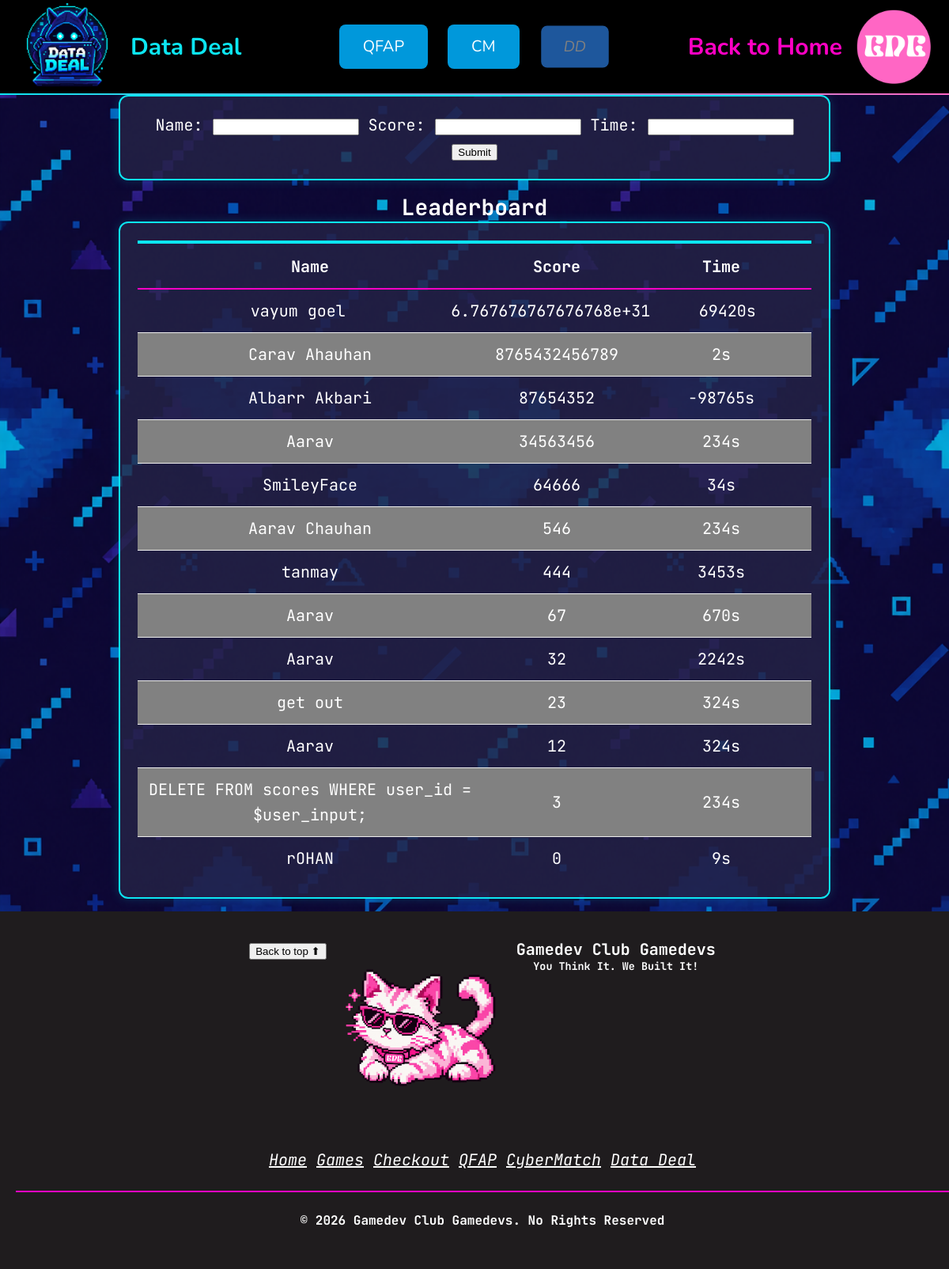
The page / on the database its author committed.
### tables this page shows
CREATE TABLE scores (
                id INTEGER PRIMARY KEY AUTOINCREMENT,
                name TEXT NOT NULL,
                score INTEGER NOT NULL
            , "seconds" TEXT NOT NULL DEFAULT 'no data');

### Scoreboard Sample Project/app.py (the view, shortened to what this page needs)
@app.route('/', methods=['GET', 'POST'])
def leaderboard():
    with sqlite3.connect(DB_NAME) as conn:
        cur = conn.cursor()
        cur.execute('SELECT name, score, seconds FROM scores ORDER BY score DESC')
        entries = cur.fetchall()
    return render_template('index.html', entries=entries)

### Scoreboard Sample Project/templates/index.html (shortened to what this page needs)
<!DOCTYPE html>
<html lang="en">
<head>
    <link rel="stylesheet" href="{{ url_for('static', filename='styles.css') }}">
</head>
<body class="aarav-page">
    <header id="aarav-header" class="page-header">
        <span class="left-item">
            <a href="Aarav-Main.html">
                <img class="logo" id="datadeal-logo" src="{{ url_for('static', filename= 'data deal icon.png')}}" alt="Data Deal logo">
            </a>
            <h1>Data Deal</h1>
        </span>
        <nav id="contents" class="center-item" aria-label="Group project navigation">
            <a class="hyperlink animated-hyperlink aarav" href="Albarr-Main.html">QFAP</a>
            <a class="hyperlink animated-hyperlink aarav" href="Muhammad-Main.html">CM</a>
            <a class="hyperlink aarav" style="background-color: #1e579c;" href="Aarav-Main.html">
                <i style="color: gray;">DD</i>
            </a>
        </nav>
        <span class="right-item">
            <h1>Back to Home</h1>
            <a href="index.html">
                <img class="logo" src="{{ url_for('static', filename='no.png')}}" alt="Go to checkout page">
            </a>
        </span>
    </header>
      <form class="boxed-text" method="POST">
        Name: <input type="text" name="name" required>
        Score: <input type="number" name="score" max="999999" required>
        Time: <input type="number" name="seconds" max="" required>
        <input type="submit" value="Submit">
    </form>
    <h2>Leaderboard</h2>
    <table class="boxed-text">
     <th class="leaderboard-table"></th>
              <tr class="table-header">
                 <td>Name</td>
                 <td>Score</td>
                 <td>Time</td>
              </tr>
       {% for name, score, seconds in entries %}
        <tr class="table-row">
            <td>{{ name }}</td>
            <td>{{ score }}</td>
            <td>{{ seconds }}s</td>
        </tr>
         {% endfor %}
      </table>
    <footer class="page-footer">
        <section class="columns">
            <div>
                <button onclick="window.scrollTo({ top: 0, behavior: 'smooth' })">Back to top ⬆</button>
            </div>
            <div>
                <img src="{{ url_for('static', filename='mascot.png')}}" class="mascot" alt="Gamedev Club Gamedevs Mascot" width=200px>
            </div>
            <div>
                <p><b>Gamedev Club Gamedevs</b></p>
                <h6>You Think It. We Built It!</h6>
            </div>
        </section>
        <br><br>
        <nav class="footer-links" aria-label="Footer navigation">
            <a href="index.html">Home</a>
            <a href="games.html">Games</a>
            <a href="Checkout.html">Checkout</a>
            <a href="Albarr-Main.html">QFAP</a>
            <a href="Muhammad-Main.html">CyberMatch</a>
            <a href="Aarav-Main.html">Data Deal</a>
        </nav>
        <br>
        <hr color="#ff00c4">
        <br>
        <h5>© 2026 Gamedev Club Gamedevs. No Rights Reserved</h5>
    </footer>
</body>
</html>

### Scoreboard Sample Project/static/styles.css (style rules this page uses)
* { box-sizing: border-box; margin: 0; }
button { cursor: pointer; }
html { color: #fff; font-family: 'Nunito', sans-serif; line-height: 1.3; width: 100%; margin: 0; padding: 0; font-size: 20px; min-height: 100vh; background: url(data\ deal\ background.png); text-align: center; vertical-align: text-top; opacity: 1; }
h1 { font-size: 32px; }
h2 { font-size: 28px; }
h4, p { font-size: 20px; }
h5 { font-size: 16px; }
p, h5, #footnote { animation: textReveal 0.6s ease both; }
a { color: inherit; font-size: inherit; font-style: italic; }
header { position: sticky; top: 0; z-index: 10; width: 100%; height: 120px; padding: 20px; margin: 0; background-color: #000; display: flex; justify-content: space-between; align-items: center; text-align: center; color: gray; font-size: 17px; vertical-align: middle; border-bottom: 2px solid; border-image: linear-gradient(to right, #ce3009, #ff00c4) 1; }
.page-header { background-color: #000; font-family: 'Nunito', sans-serif; font-size: 17px; }
#aarav-header { border-image: linear-gradient(to right, #0ce6f2, #ff66c4) 1; }
.page-header h1, .page-header { font-size: 30px; }
.logo { width: 100px; height: 100px; aspect-ratio: 1 / 1; object-fit: contain; display: block; transition: opacity 0.2s ease-out, transform 0.25s ease; }
#contents { color: gray; display: flex; align-items: center; text-align: center; }
.left-item, .center-item, .right-item { flex: 1 1 0; min-width: 0; }
.left-item { text-align: left; display: flex; align-items: center; gap: 15px; }
.center-item { display: flex; justify-content: center; align-items: center; gap: 15px; }
.right-item { text-align: right; display: flex; justify-content: flex-end; align-items: center; color: #ff00c4; gap: 15px; }
.page-footer { background-color: rgb(31, 28, 30); padding: 15px 0 50px 20px; vertical-align: middle; border: none; color: inherit; }
.columns { margin-top: 20px; display: flex; justify-content: center; align-items: flex-start; gap: 20px; flex-wrap: wrap; }
.btn, .hyperlink { padding: 15px 30px; border: none; border-radius: 8px; outline: none; position: relative; color: #fff; font-size: 20px; transform: scale(0.95); background-color: #c53a9d; text-decoration: none; font-style: normal; margin-left: 5px; margin-right: 5px; transition: all 0.2s ease; }
.mascot { transition: transform 0.25s ease; }
.mascot { transform: scale(1.0); }
.animated-btn, .animated-hyperlink { transition: background-color 0.3s ease, transform 0.2s ease; transform: scale(1); animation: pulse 2s infinite; }
.animated-hyperlink.aarav { background-color: #0098db; animation-name: aarav-pulse; }
.aarav-page { font-family: 'JetBrains Mono', monospace; background-position: center; background-size: cover; background-image: url(data\ deal\ background.png); }
.aarav-page #datadeal-logo { width: 130px; height: 130px; aspect-ratio: 1 / 1; object-fit: contain; display: block; transition: opacity 0.2s ease-out, transform 0.25s ease; }
.aarav-page .left-item { color: #0ce6f2; }
.aarav-page .boxed-text { max-width: 900px; margin: 0 auto 16px; padding: 20px; color: #ffffff; background-color: rgba(37, 36, 70, 0.8); border: 2px solid #0ce6f2; border-radius: 12px; line-height: 1.6; text-align: center; box-shadow: 0 0 14px rgba(12, 230, 242, 0.18); }
.leaderboard-table { list-style: none; padding: 0; margin: 0; width: 100%; max-width: 600px; margin-left: auto; margin-right: auto; border: 2px solid #0ce6f2; perspective: 1000px; }
.table-header, .table-row { display: grid; grid-template-columns: 2fr 1fr 1fr; padding: 10px; text-align: center; align-items: center; }
.table-header { font-weight: bold; border-bottom: 2px solid #ff00c4; }
.table-row { border-bottom: 1px solid #eee; transition: all 0.3s ease; }
.table-row:last-child { border-bottom: 0; }
.table-row:nth-child(even) { background-color: #818181; }

### rows shown on the page
scores: name "vayum goel", score "6.767676767676768e+31", seconds "69420"
scores: name "Carav Ahauhan", score "8765432456789", seconds "2"
scores: name "Albarr Akbari", score "87654352", seconds "-98765"
scores: name "Aarav", score "34563456", seconds "234"
scores: name "SmileyFace", score "64666", seconds "34"
scores: name "Aarav Chauhan", score "546", seconds "234"
scores: name "tanmay", score "444", seconds "3453"
scores: name "Aarav", score "67", seconds "670"
scores: name "Aarav", score "32", seconds "2242"
scores: name "get out", score "23", seconds "324"
scores: name "Aarav", score "12", seconds "324"
scores: name "DELETE FROM scores WHERE user_id = $user_input;", score "3", seconds "234"
scores: name "rOHAN", score "0", seconds "9"
